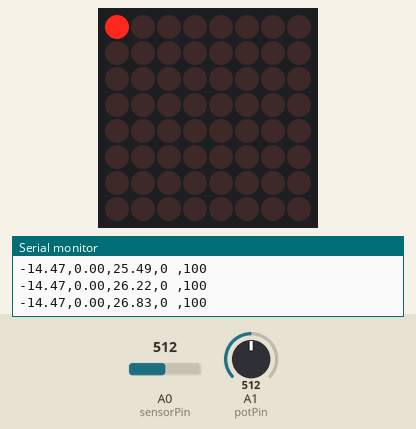
This sketch was run on a simulated Arduino Uno, built with avr-gcc and run on an emulated ATmega328P. Parts: 8×8 LED matrix, the last lines printed to the serial monitor. Inputs (shaded band) come from the test bench; at power-on: A1 (potPin) = 512, A0 (sensorPin) = 512.

Above: at 2.2 s.
2.3 s: A1 (potPin) set to 646
3.8 s: A1 (potPin) set to 671
6.8 s: A0 (sensorPin) set to 0
At 9.7 s:
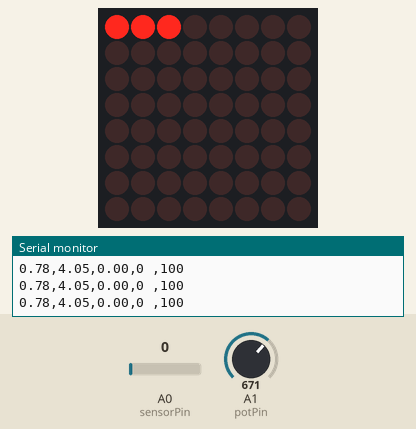
9.8 s: A1 (potPin) set to 122
At 10.8 s:
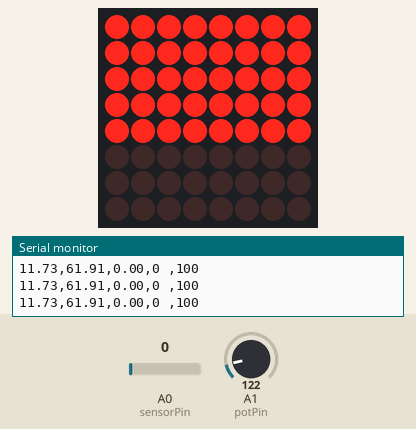
12.8 s: A0 (sensorPin) set to 110
At 13.19 s:
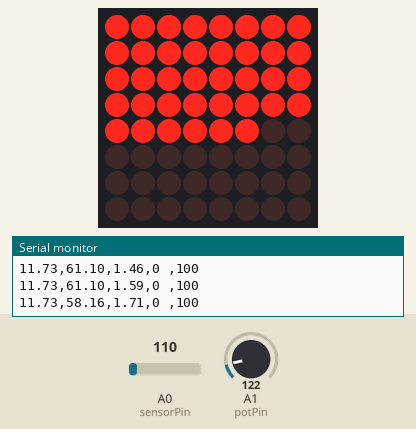
14.9 s: A0 (sensorPin) set to 90
At 17.5 s:
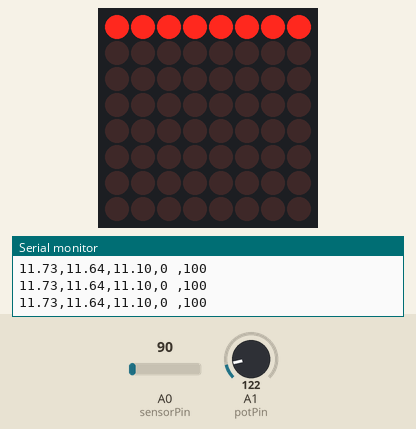
Timing chart, 0 to 19.0 s (numbered marks = the images above; inputs shaded):
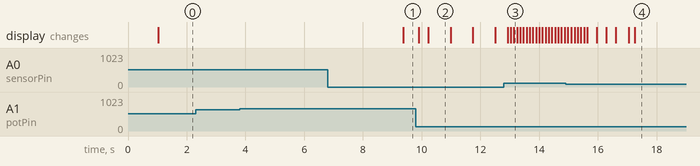

The sketch:

Matrix_PID.ino
```cpp
/*
 *  CONTROL PID MATRIZ DE LED - © Mecatronium Chips 2020-2021 - Victoriano Montemayor
 *  victoriano@mecatronium.com
 *  v2.0 - Ene 2021 - Simplificacion pines
 *
 *  Este programa controla la intensidad de luz medida por la Fotoresistencia por medio
 *  de un control PID, con calores de Kp, Ki, Kd configurables
 *  Para el kit de Control de Iluminación con Fotoresistencia y Matriz de LED 8x8
 *
 *  CONEXIONES
 *
 *  pin A0 se conecta a Potenciometro
 *  pin A1 se conecta a Fotoresistencia
 *
 *  pin 10 se conecta a CLK
 *  pin 11 se conecta a CS
 *  pin 12 se conecta a DIN
 *
 */


#include "LedControl.h"
#include <PID_v1.h>

#define potPin A1         //Pin al que se conecta el Potenciómetro
#define sensorPin A0      //Pin al que se conecta la Fotoresistencia

#define NUMVALORES 100    //Numero de valores a tomar para promediar
#define MS_DELAY 1000     //Tiempo en ms a esperar antes de empezar control (tiempo para estabilizar medicion de sensor)
#define MAX_SETPOINT 100  //Valor máximo permitido de Setpoint (cuando el potenciómetro este al 100%)

int sensorValue = 0;    //Variable para guardar la lectura de la Fotoresistencia
int values[NUMVALORES]; //Arreglo con los ultimos NUMVALORES valores de la Fotoresistencia
int potValues[10];      //Arreglo con los ultimos 10 valores del Potenciómetro
double Setpoint, Input, Output;  //Variables para control PID

//Valores de k's para PID
double Kp = 3.278;    //Proporcional
double Ki = 0.120;    //Integral
double Kd = 0;    //Derivativa

LedControl lc = LedControl(12,10,11,1); //Inicializar Control de Matriz de LED
PID myPID(&Input, &Output, &Setpoint, Kp, Ki, Kd, DIRECT);  //Inicializar control PID. Documentación: https://playground.arduino.cc/Code/PIDLibraryConstructor/


//Inicializar arreglo en 0's
void initValues(){
  for(int i = 0; i < NUMVALORES; i++){
    values[i] = 0;
  }
}

int readPot(int potPin);

void setup() {

  pinMode(A0, INPUT); //Configurar como entrada
  pinMode(A1, INPUT); //Configurar como entrada
  Serial.begin(9600); //Inicializar puerto serial

  lc.shutdown(0,false); //Despertar Matriz LED
  lc.setIntensity(0,15); //Establecer intensidad de LED
  lc.clearDisplay(0);   //Apagar todos los LED

  initValues();   //Todo a 0

  myPID.SetMode(AUTOMATIC);               //Modo de control Automático
  myPID.SetOutputLimits(0,64);            //Los valores mínimos y máximos para el Output (0 a 64 LEDs)
  delay(MS_DELAY);                        //Esperar a que se estabilice sensor
}

void loop() {

  int valorPot = readPot(potPin); //Leer valor del potenciómetro
  double valorSensor = readValue();     //Leer valor del sensor

  Setpoint = calcularSetpoint(valorPot);  //Calcular Setpoint
  Input = ((valorSensor)/820*100) ;   //Establecer como Input como porcentaje relativo max
  myPID.Compute();                        //Calcular valor de Control > Se actualiza variable Output
  prendeLeds(Output);                     //Enviar valor de Output (Prender LEDs correspondientes)[0 - 64]

  //Graficar
  Serial.print(Setpoint);
  Serial.print(",");
  Serial.print(Output/64*100);
  Serial.print(",");
  Serial.print(Input);
  Serial.print(",");
  Serial.print(0);
  Serial.print(" ");
  Serial.print(",");
  Serial.print(100);
  Serial.println(" ");

  delay(1);
}

//Leer el valor actual del sensor y promediar con los ultimos NUMVALORES valores
//para crear un valor mas estable
int readValue(){
  //Recorrer valores
   for(int i = 0; i < NUMVALORES - 1; i++){
    values[i] = values[i+1];
  }

  //Leer el mas nuevo
  values[NUMVALORES - 1] = analogRead(sensorPin);

  //Calcular y regresar promedio
  long suma = 0;
  for(int i = 0; i < NUMVALORES; i++){
    suma += values[i];
  }
  double promedio = suma / NUMVALORES;

  return promedio;
}


int readPot(int potPin){
  //Recorrer valores
  int sum = 0;
   for(int i = 1; i < 100; i++){
    sum = sum + analogRead(potPin);
  }

  double mean = sum / 100;

  return mean;
}

//Prender el numeroDeLeds indicado
void prendeLeds(int numeroDeLeds){
  for(int i = 0; i < 8; i++){
    for (int j = 0; j < 8; j++){
      if( (i*8) + j <= numeroDeLeds){
        lc.setLed(0, i, j, true);
      } else {
        lc.setLed(0, i, j, false);
      }
    }
  }
}

//Convertir 0% a 100%  >>  0 a 64 LED
int calcularLEDS(int valorEnPorcentaje){
  return (valorEnPorcentaje * 64) / 100;
}

//Convertir valor de Pot (0 a 1023) >> Valor Setpoint (0 a MAX_SETPOINT)
double calcularSetpoint(double valorPotenciometro){
  return (valorPotenciometro * MAX_SETPOINT * 1.0) / 1023;
}
```

Measured:
- after the input at 6.8 s, the display: changes after 2.6 s (image 1)
- after the input at 9.8 s, the display: first changes after 0.10 s (image 2 shows a later state)
- after the input at 12.8 s, the display: first changes after 0.13 s (image 3 shows a later state)
- after the input at 14.9 s, the display: first differs from a run without the input after 0.19 s (image 4)
- what the display in image 2 shows lasts 0.8 s, from 10.2 s to 11.0 s
